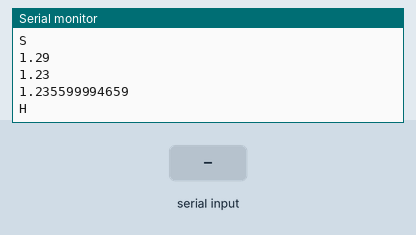
Recording of a sketch running on a simulated Arduino Uno, built with avr-gcc and run on an emulated ATmega328P. Parts: the last lines printed to the serial monitor. Inputs (shaded band) come from the test bench.

Above: at 1.2 s.
1.3 s: "1\n" received over Serial
At 1.8 s:
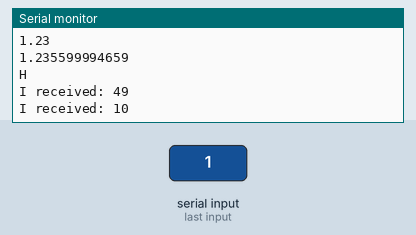
2.8 s: "0\n" received over Serial
At 4.0 s:
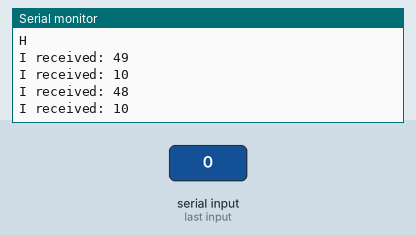
4.3 s: "2\n" received over Serial
At 5.3 s:
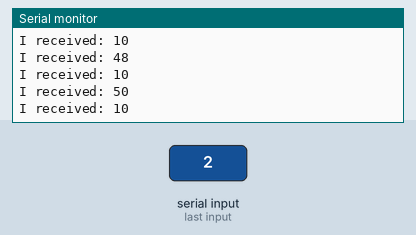
Timing chart, 0 to 7.3 s (numbered marks = the images above; inputs shaded):
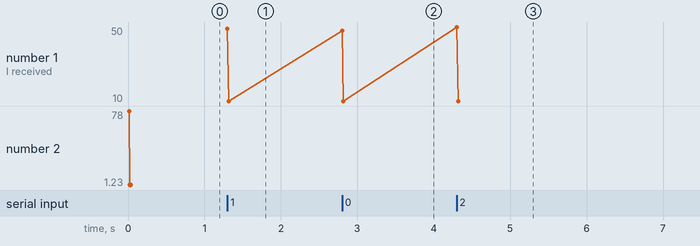

Measured:
- after the input at 1.3 s, the serial monitor: prints a new line at once (image 1)
- after the input at 2.8 s, the serial monitor: prints a new line at once (image 2)
- after the input at 4.3 s, the serial monitor: prints a new line at once (image 3)

The sketch:

Hello_World.ino
```cpp
int incomingByte = 0;
void setup() {
  Serial.begin(9600);
  Serial.print("\"HELLO WORLD.\"\n");
  Serial.println(78);
  Serial.println('S');
  Serial.println(1.29);
  Serial.println(1.23);
  Serial.println(1.2356,12);
  Serial.println('H');
  Serial.println();
}

void loop()
{
  // send data only when you receive data:
  if (Serial.available() > 0)
  {
    // read the incoming byte:
    incomingByte = Serial.read();

    // say what you got:
    Serial.print("I received: ");
    Serial.println(incomingByte,DEC);
  }
}
```
